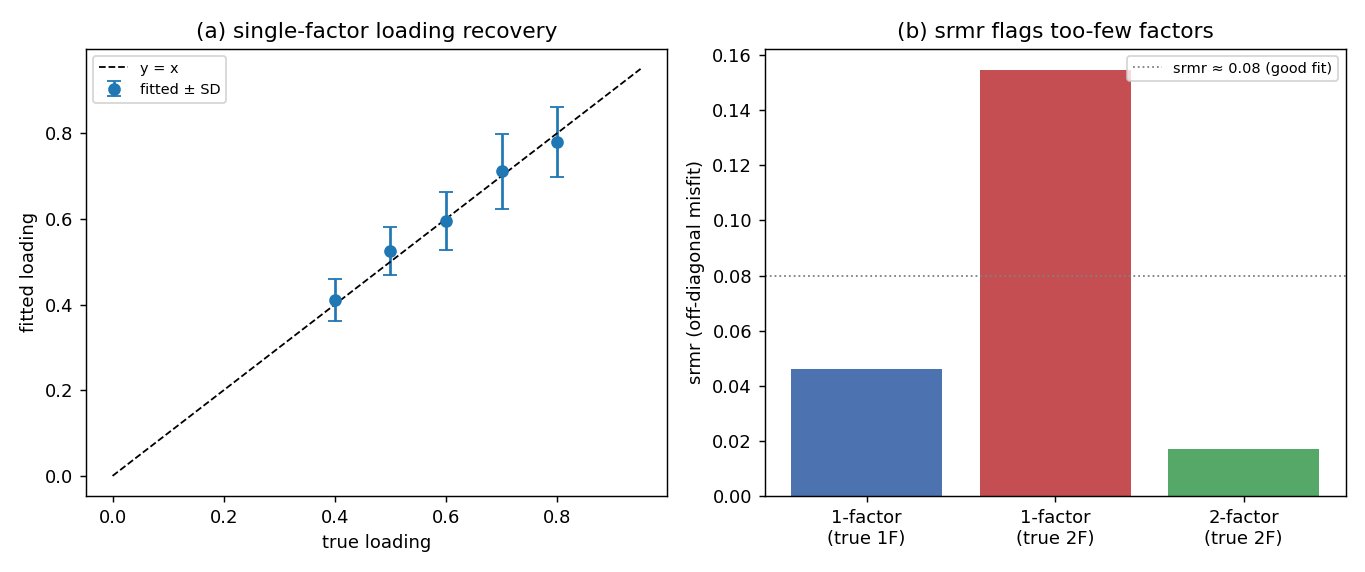

Write Python code to recreate this figure.
"""Genetic factor model: does `fit_genetic_factor` recover a common genetic factor?

`fit_genetic_factor` fits `r_g ≈ Λ Λ' + Ψ` — a Genomic-SEM-style common-factor
model — to the genetic correlation matrix estimated by `fit_genetic_correlation`.
It asks whether one latent genetic factor explains the pairwise `r_g` among a set
of traits (a general genetic axis), and its `srmr` fit index flags when it does
not. This benchmark runs the **whole pipeline end to end** on simulated family
case/control data — simulate multi-trait families, fit `r_g`, then fit the factor
model — and reports, over independent replicate cohorts:

  (a) **loading recovery** when the truth *is* one factor — the fitted loadings Λ
      (mean ± across-replicate SD) against the planted values, and the `srmr` /
      `prop_explained` fit;
  (b) **mis-specification detection** — when the truth is *two* independent genetic
      factors, a one-factor model must fit worse (larger `srmr`) than a two-factor
      one, so `srmr` distinguishes "one axis" from "several".

Ground truth is the simulator's factor loadings.

    python benchmarks/bench_genetic_factor.py
    python benchmarks/bench_genetic_factor.py --reps 20 --n-fam 4000
Writes bench_genetic_factor.csv (+ .png if matplotlib is present).
"""

import os
import csv
import time
import argparse

import numpy as np

from _common import get_plt
from ltpred.covariance import construct_covmat_multi, correct_positive_definite
from ltpred.thresholds import liability_threshold
from ltpred.family import Family, Member
from ltpred.fit import fit_genetic_correlation, fit_genetic_factor

HERE = os.path.dirname(os.path.abspath(__file__))

FAM = ["m", "f", "s1", "s2"]
H2 = [0.5, 0.45, 0.4, 0.35, 0.3]                 # per-trait heritabilities (P = 5)
LOADINGS_1F = np.array([0.8, 0.7, 0.6, 0.5, 0.4])   # one common factor
# two-factor truth: block {0,1,2} and block {3,4}, zero genetic corr across blocks
BLOCK_A = np.array([0.8, 0.7, 0.6])
BLOCK_B = np.array([0.7, 0.6])


def rg_one_factor():
    R = np.outer(LOADINGS_1F, LOADINGS_1F)
    np.fill_diagonal(R, 1.0)
    return R


def rg_two_factor():
    P = len(H2)
    R = np.zeros((P, P))
    R[:3, :3] = np.outer(BLOCK_A, BLOCK_A)
    R[3:, 3:] = np.outer(BLOCK_B, BLOCK_B)
    np.fill_diagonal(R, 1.0)
    return R


def simulate_multi_trait(fam_vec, h2_vec, rg, n_fam, prev, seed):
    """Multi-trait families under the LTM with genetic correlation `rg` and **no**
    environmental cross-trait correlation, so the full-liability correlation is the
    purely-genetic `rg[p,q] sqrt(h2_p h2_q)`. Each member gets one interval per trait."""
    h2_vec = np.asarray(h2_vec, float)
    P = len(h2_vec)
    rp = rg * np.sqrt(np.outer(h2_vec, h2_vec))     # env corr = 0
    np.fill_diagonal(rp, 1.0)
    cov = construct_covmat_multi(fam_vec=fam_vec, add_ind=True, genetic_corrmat=rg,
                                 full_corrmat=rp, h2_vec=h2_vec)
    roles = cov.roles
    k = len(roles) // P
    fam_roles = roles[:k]
    Sig, _ = correct_positive_definite(cov.matrix)
    rng = np.random.default_rng(seed)
    liab = rng.multivariate_normal(np.zeros(len(roles)), Sig, size=n_fam)
    t = [float(liability_threshold(prev)) for _ in range(P)]
    obs = [r for r in fam_roles if r != "g"]
    fams = []
    for i in range(n_fam):
        members = []
        for r in obs:
            lo, hi = [], []
            for p in range(P):
                case = liab[i, p * k + fam_roles.index(r)] > t[p]
                lo.append(t[p] if case else -np.inf)
                hi.append(np.inf if case else t[p])
            members.append(Member(role=r, lower=lo, upper=hi))
        fams.append(Family(fam_id=i, members=members))
    return fams


def fit_pipeline(rg_true, n_fam, prev, seed, n_iter, burn_in, n_factors=1):
    fams = simulate_multi_trait(FAM, H2, rg_true, n_fam, prev, seed)
    gc = fit_genetic_correlation(fams, n_iter=n_iter, burn_in=burn_in, seed=1)
    fac = fit_genetic_factor(gc, n_factors=n_factors)
    return fac


def main():
    ap = argparse.ArgumentParser()
    ap.add_argument("--n-fam", type=int, default=3000)
    ap.add_argument("--prev", type=float, default=0.1)
    ap.add_argument("--reps", type=int, default=15)
    ap.add_argument("--n-iter", type=int, default=800)
    ap.add_argument("--burn-in", type=int, default=250)
    ap.add_argument("--seed", type=int, default=300)
    args = ap.parse_args()

    fit_pipeline(rg_one_factor(), 60, 0.1, 0, 20, 5)     # warm JIT
    rows = []

    # (a) loading recovery under a true single factor -------------------------
    print("== (a) single-factor recovery (P=%d, n_fam=%d, prev=%.2f) =="
          % (len(H2), args.n_fam, args.prev))
    P = len(H2)
    L = np.empty((args.reps, P))
    srmr_1f = np.empty(args.reps)
    prop_1f = np.empty(args.reps)
    t0 = time.time()
    for r in range(args.reps):
        fac = fit_pipeline(rg_one_factor(), args.n_fam, args.prev, args.seed + r,
                           args.n_iter, args.burn_in, n_factors=1)
        L[r] = fac.loadings.ravel()
        srmr_1f[r] = fac.srmr
        prop_1f[r] = fac.prop_explained
    Lmean, Lsd = L.mean(0), L.std(0, ddof=1)
    for p in range(P):
        print("  trait %d: true=%.2f  fitted=%.3f ± %.3f" % (p, LOADINGS_1F[p],
              Lmean[p], Lsd[p]))
        rows.append(dict(panel="recovery", trait=p, true=LOADINGS_1F[p],
                         fitted=Lmean[p], sd=Lsd[p], srmr="", prop="",
                         n_fam=args.n_fam, reps=args.reps))
    print("  one-factor fit: srmr=%.3f ± %.3f   prop_explained=%.3f   [%.0fs]"
          % (srmr_1f.mean(), srmr_1f.std(ddof=1), prop_1f.mean(), time.time() - t0))
    rows.append(dict(panel="fit_1f_truth", trait="", true="", fitted="", sd="",
                     srmr=srmr_1f.mean(), prop=prop_1f.mean(),
                     n_fam=args.n_fam, reps=args.reps))

    # (b) mis-specification: two-factor truth, 1- vs 2-factor fit --------------
    print("== (b) two-factor truth: does srmr flag that one factor is too few? ==")
    s1 = np.empty(args.reps)
    s2 = np.empty(args.reps)
    t0 = time.time()
    for r in range(args.reps):
        seed = args.seed + 1000 + r
        s1[r] = fit_pipeline(rg_two_factor(), args.n_fam, args.prev, seed,
                             args.n_iter, args.burn_in, n_factors=1).srmr
        s2[r] = fit_pipeline(rg_two_factor(), args.n_fam, args.prev, seed,
                             args.n_iter, args.burn_in, n_factors=2).srmr
    print("  1-factor srmr=%.3f ± %.3f   2-factor srmr=%.3f ± %.3f   [%.0fs]"
          % (s1.mean(), s1.std(ddof=1), s2.mean(), s2.std(ddof=1), time.time() - t0))
    print("  (compare: srmr under the true 1-factor model was %.3f)" % srmr_1f.mean())
    rows.append(dict(panel="misspec", trait="1-factor fit", true="", fitted="",
                     sd="", srmr=s1.mean(), prop="", n_fam=args.n_fam, reps=args.reps))
    rows.append(dict(panel="misspec", trait="2-factor fit", true="", fitted="",
                     sd="", srmr=s2.mean(), prop="", n_fam=args.n_fam, reps=args.reps))

    write_csv(rows)
    plot(LOADINGS_1F, Lmean, Lsd, srmr_1f.mean(), s1.mean(), s2.mean())
    print("\nwrote bench_genetic_factor.csv and bench_genetic_factor.png")


def write_csv(rows):
    fields = ["panel", "trait", "true", "fitted", "sd", "srmr", "prop", "n_fam", "reps"]
    path = os.path.join(HERE, "bench_genetic_factor.csv")
    with open(path, "w", newline="") as fh:
        w = csv.DictWriter(fh, fieldnames=fields)
        w.writeheader()
        w.writerows([{k: r.get(k, "") for k in fields} for r in rows])


def plot(true, fitted, sd, srmr_true1f, srmr_1f, srmr_2f):
    plt = get_plt()
    if plt is None:
        return
    fig, ax = plt.subplots(1, 2, figsize=(10.5, 4.4))
    ax[0].errorbar(true, fitted, yerr=sd, fmt="o", capsize=4, label="fitted ± SD")
    lim = [0.0, max(true) + 0.15]
    ax[0].plot(lim, lim, "k--", lw=1, label="y = x")
    ax[0].set_xlabel("true loading")
    ax[0].set_ylabel("fitted loading")
    ax[0].set_title("(a) single-factor loading recovery")
    ax[0].legend(fontsize=8)
    labels = ["1-factor\n(true 1F)", "1-factor\n(true 2F)", "2-factor\n(true 2F)"]
    vals = [srmr_true1f, srmr_1f, srmr_2f]
    colors = ["#4c72b0", "#c44e52", "#55a868"]
    ax[1].bar(labels, vals, color=colors)
    ax[1].axhline(0.08, ls=":", color="gray", lw=1, label="srmr ≈ 0.08 (good fit)")
    ax[1].set_ylabel("srmr (off-diagonal misfit)")
    ax[1].set_title("(b) srmr flags too-few factors")
    ax[1].legend(fontsize=8)
    fig.tight_layout()
    fig.savefig(os.path.join(HERE, "bench_genetic_factor.png"), dpi=130)


if __name__ == "__main__":
    main()
